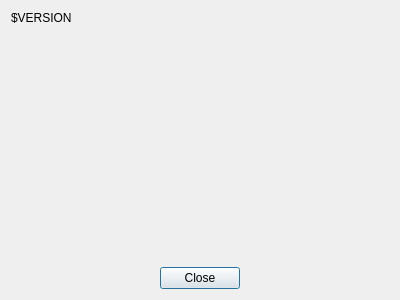
<?xml version="1.0" encoding="UTF-8"?>
<ui version="4.0">
 <class>AboutDialog</class>
 <widget class="QDialog" name="AboutDialog">
  <property name="geometry">
   <rect>
    <x>0</x>
    <y>0</y>
    <width>400</width>
    <height>300</height>
   </rect>
  </property>
  <property name="windowTitle">
   <string>About displace</string>
  </property>
  <layout class="QVBoxLayout" name="verticalLayout" stretch="0,0">
   <item>
    <widget class="QScrollArea" name="scrollArea">
     <property name="frameShape">
      <enum>QFrame::NoFrame</enum>
     </property>
     <property name="frameShadow">
      <enum>QFrame::Plain</enum>
     </property>
     <property name="widgetResizable">
      <bool>true</bool>
     </property>
     <widget class="QWidget" name="scrollAreaWidgetContents">
      <property name="geometry">
       <rect>
        <x>0</x>
        <y>0</y>
        <width>382</width>
        <height>247</height>
       </rect>
      </property>
      <layout class="QVBoxLayout" name="verticalLayout_2">
       <property name="spacing">
        <number>0</number>
       </property>
       <property name="leftMargin">
        <number>0</number>
       </property>
       <property name="topMargin">
        <number>0</number>
       </property>
       <property name="rightMargin">
        <number>0</number>
       </property>
       <property name="bottomMargin">
        <number>0</number>
       </property>
       <item>
        <widget class="QLabel" name="aboutText">
         <property name="autoFillBackground">
          <bool>false</bool>
         </property>
         <property name="text">
          <string notr="true">$VERSION</string>
         </property>
         <property name="textFormat">
          <enum>Qt::RichText</enum>
         </property>
         <property name="alignment">
          <set>Qt::AlignLeading|Qt::AlignLeft|Qt::AlignTop</set>
         </property>
         <property name="wordWrap">
          <bool>true</bool>
         </property>
         <property name="openExternalLinks">
          <bool>true</bool>
         </property>
        </widget>
       </item>
      </layout>
     </widget>
    </widget>
   </item>
   <item>
    <layout class="QHBoxLayout" name="horizontalLayout">
     <item>
      <spacer name="horizontalSpacer_2">
       <property name="orientation">
        <enum>Qt::Horizontal</enum>
       </property>
       <property name="sizeHint" stdset="0">
        <size>
         <width>40</width>
         <height>20</height>
        </size>
       </property>
      </spacer>
     </item>
     <item>
      <widget class="QPushButton" name="pushButton">
       <property name="text">
        <string>Close</string>
       </property>
      </widget>
     </item>
     <item>
      <spacer name="horizontalSpacer">
       <property name="orientation">
        <enum>Qt::Horizontal</enum>
       </property>
       <property name="sizeHint" stdset="0">
        <size>
         <width>40</width>
         <height>20</height>
        </size>
       </property>
      </spacer>
     </item>
    </layout>
   </item>
  </layout>
 </widget>
 <resources/>
 <connections>
  <connection>
   <sender>pushButton</sender>
   <signal>clicked()</signal>
   <receiver>AboutDialog</receiver>
   <slot>accept()</slot>
   <hints>
    <hint type="sourcelabel">
     <x>211</x>
     <y>274</y>
    </hint>
    <hint type="destinationlabel">
     <x>294</x>
     <y>279</y>
    </hint>
   </hints>
  </connection>
 </connections>
</ui>
